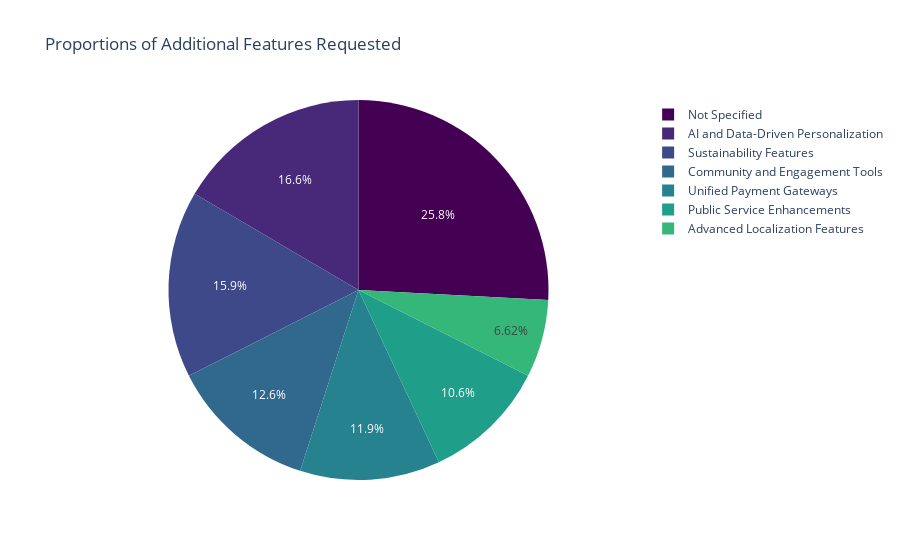

The cell this chart's notebook holds for it:
### Code cell
# Count the occurrences of each unique suggestion
feature_counts = data['additional_features'].value_counts()

# Create a pie chart of the feature counts
fig = px.pie(
    names=feature_counts.index,   # Categories (unique suggestions)
    values=feature_counts.values,  # Count of each category
    title="Proportions of Additional Features Requested",
    color=feature_counts.index,    # Optional: Color by feature
    color_discrete_sequence=px.colors.sequential.Viridis # Choose a color scheme (optional)
)

# Show the pie chart
fig.show()

### Figure 1 — Plotly figure (JSON) as saved in the notebook; plotly's stock layout.template omitted (floating-point values rounded to 4 significant figures)
{"data": [{"customdata": [["Not Specified"], ["AI and Data-Driven Personalization"], ["Sustainability Features"], ["Community and Engagement Tools"], ["Unified Payment Gateways"], ["Public Service Enhancements"], ["Advanced Localization Features"]], "domain": {"x": [0, 1], "y": [0, 1]}, "hovertemplate": "label=%{label}<br>value=%{value}<br>color=%{customdata[0]}<extra></extra>", "labels": ["Not Specified", "AI and Data-Driven Personalization", "Sustainability Features", "Community and Engagement Tools", "Unified Payment Gateways", "Public Service Enhancements", "Advanced Localization Features"], "legendgroup": "", "marker": {"colors": ["#440154", "#482878", "#3e4989", "#31688e", "#26828e", "#1f9e89", "#35b779"]}, "name": "", "showlegend": true, "type": "pie", "values": [39, 25, 24, 19, 18, 16, 10]}], "layout": {"autosize": true, "legend": {"tracegroupgap": 0}, "piecolorway": ["#440154", "#482878", "#3e4989", "#31688e", "#26828e", "#1f9e89", "#35b779", "#6ece58", "#b5de2b", "#fde725"], "title": {"text": "Proportions of Additional Features Requested"}}}
